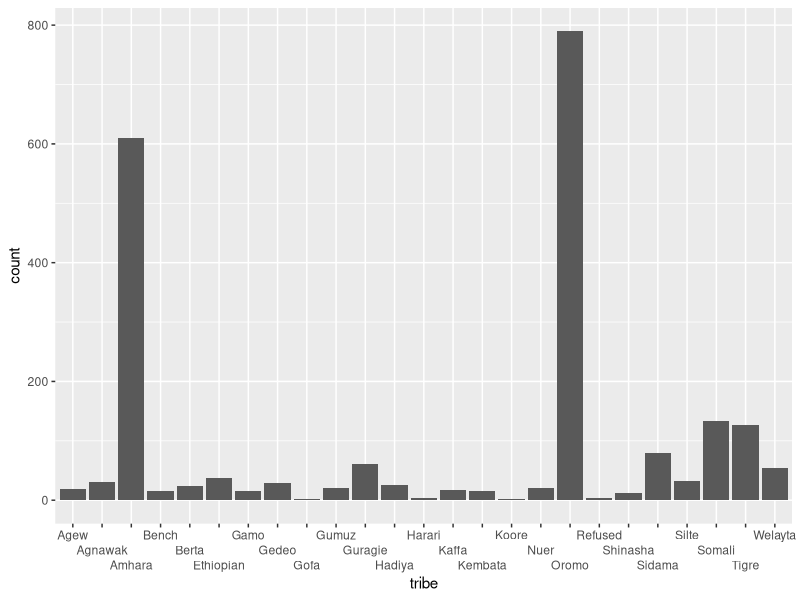
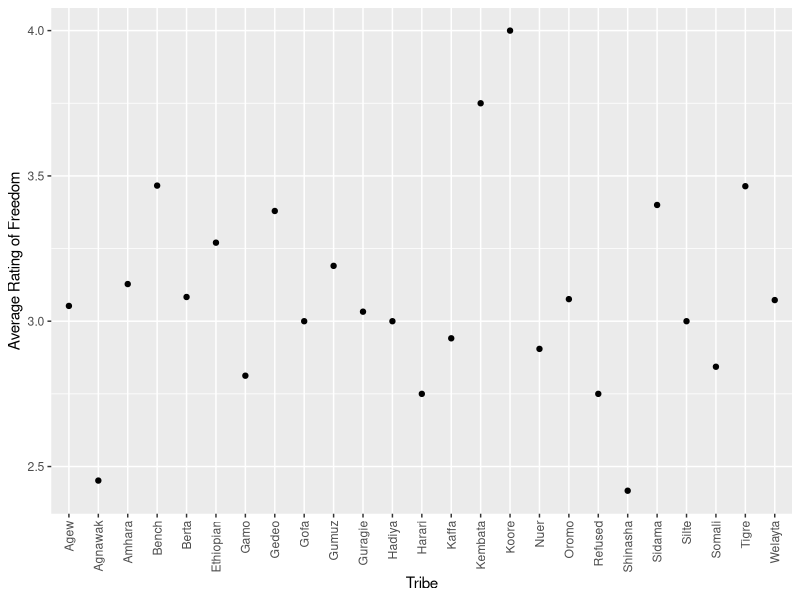
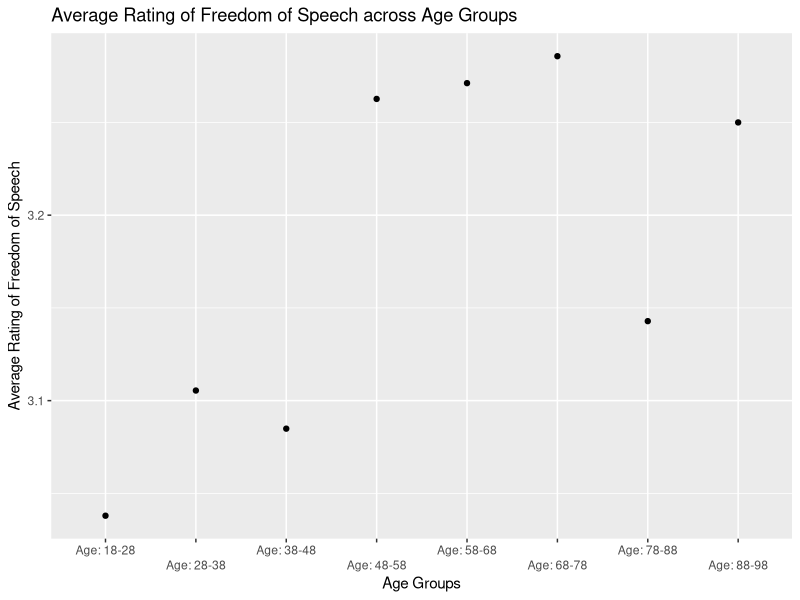

These charts were generated, in order, by the following R code:
## ---- chunk 1
library(tidyverse)
library(ggplot2)
library(haven)
library(broom)
## ---- chunk 2
data1 <- read_spss("data1ethiopia.sav")
data1
## ---- chunk 3
selected_data1 <- data1 |>
  select(RESPNO, Q10A,REGION, Q101, Q81, Q2, Q1, URBRUR, Q82C, Q82D, Q103, Q84C) |>
  rename( "Freedom"= "Q10A", "Gender" = "Q101", "Tribe" = "Q81", "Age" = "Q1", "Home_Language" = "Q2","Urban" = "URBRUR", "MTongueComfort" = "Q82C", "CulturalComfort" = "Q82D", "Interview_Language" = "Q103", "ethnic_discrimination" = "Q84C") |>
  
  mutate(Urban = case_when (Urban == 1 ~ "1", Urban == 2 ~ "0"),
         MotherTongue = if_else (MTongueComfort == 1, "Yes", "No"), 
         CulturalComfort = if_else (CulturalComfort == 1, "Yes", "No"),
         tribe = case_when(Tribe == 1340 ~ "Oromo",Tribe == 1341 ~ "Amhara", 
                           Tribe == 1342 ~ "Somali", Tribe == 1343 ~"Tigre", 
                           Tribe == 1344 ~ "Sidama", Tribe == 1345 ~ "Guragie", 
                           Tribe == 1346 ~ "Silte", Tribe == 1347 ~ "Welayta", 
                           Tribe == 1348 ~ "Hadiya", Tribe == 1349 ~"Kembata", 
                           Tribe == 1350 ~ "Gedeo", Tribe == 1351 ~ "Gamo", 
                           Tribe == 1352 ~ "Kaffa", Tribe == 1354 ~ "Harari",
                           Tribe == 1355 ~ "Agnawak", Tribe == 1356 ~ "Nuer", 
                           Tribe == 1357 ~ "Dinka", Tribe == 1358 ~ "MeJenge", 
                           Tribe == 1359 ~ "Shinasha", Tribe == 1360 ~ "Berta", 
                           Tribe == 1361 ~ "Agew", Tribe == 1362 ~ "Ari", 
                           Tribe == 1363 ~ "Bena Tsemay", Tribe == 1364 ~"Bench", 
                           Tribe == 1365 ~ "Gofa", Tribe == 1366 ~ "Gumuz", 
                           Tribe == 1367 ~ "Koore", Tribe == 9990 ~ "Ethiopian",
                           Tribe == 9998 ~ "Refused"),
         gender = case_when(Gender == 1 ~ "0", Gender == 2 ~ "1"),
         
         Home_Language = case_when(Home_Language == 1340 ~ "Oromiffa", Home_Language == 1341 ~ "Amharic", 
                                   Home_Language == 1342 ~ "Somaligna", Home_Language == 1343 ~"Tigrigna", 
                                   Home_Language == 1344 ~ "Sidamigna", Home_Language == 1345 ~ "Guragigna", 
                                   Home_Language == 1346 ~ "Silte", Home_Language == 1347 ~ "Welayitigna", 
                                   Home_Language == 1348 ~ "Hadiyagna", Home_Language == 1349 ~"Kembatigna", 
                                   Home_Language == 1350 ~ "Gedogna", Home_Language == 1351 ~ "Gamogna", 
                                   Home_Language == 1352 ~ "Kafficho", Home_Language == 1353 ~ "Afarigna" ,
                                   Home_Language == 1354 ~ "Adergigna (Harari)",
                                   Home_Language == 1355 ~ "Agnawakigna", Home_Language == 1356 ~ "Nuerigna", 
                                   Home_Language == 1357 ~ "Dinkagna", Home_Language == 1358 ~ "Mejengegna", 
                                   Home_Language == 1359 ~ "Shinashigna", Home_Language == 1360 ~ "Bertagan", 
                                   Home_Language == 1363 ~ "Agewigna", Home_Language == 1362 ~ "Bench", 
                                   Home_Language == 1361 ~ "Gumuz"),
         
         
         Interview_Language = case_when(Interview_Language == 1 ~ "English", Interview_Language == 1340 ~ "Oromiffa", 
                                        Interview_Language == 1341 ~ "Amharic", Interview_Language == 1342 ~ "Somaligna", 
                                        Interview_Language == 1343 ~ "Tigrigna"),
         
         age_group = case_when(Age >= 18 & Age <= 28  ~ "Age: 18-28",
                        Age >= 28 & Age <= 38 ~ "Age: 28-38",
                        Age >= 38 & Age <= 48 ~ "Age: 38-48",
                        Age >= 48 & Age <= 58 ~ "Age: 48-58",
                        Age >= 58 & Age <= 68 ~ "Age: 58-68",
                        Age >= 68 & Age <= 78 ~ "Age: 68-78",
                        Age >= 78 & Age <= 88 ~ "Age: 78-88",
                        Age >= 88 & Age <= 98 ~ "Age: 88-98"),
         ethnic_discrimination = case_when (ethnic_discrimination == 0 ~ "No", 
                                            ethnic_discrimination == 1 ~ "Yes", 
                                            ethnic_discrimination == 2 ~ "Yes",
                                            ethnic_discrimination == 3 ~ "Yes",
                                            ethnic_discrimination == -1 ~ "NA",
                                            ethnic_discrimination == 8 ~ "NA",
                                            ethnic_discrimination == 9 ~ "NA"))|>
  drop_na()

selected_data1 |>
  select(Freedom, REGION, Age, gender,tribe, Home_Language, Urban, MTongueComfort, CulturalComfort, Interview_Language, age_group, ethnic_discrimination)

## ---- chunk 4
tribecount<- selected_data1 |>
  ggplot(aes(x = tribe)) +
  geom_bar(stat = "count") +
  scale_x_discrete(guide = guide_axis(n.dodge=3))
tribecount


tribecount <- selected_data1 |>
  group_by(tribe) |>
  summarize(count = n())

knitr:: kable(tribecount)


## ---- chunk 5
mean_Freedom_by_tribe <-selected_data1 |>
  group_by(tribe)|>
  summarize(mean_Freedom = mean(Freedom))
mean_Freedom_by_tribe


knitr::kable(mean_Freedom_by_tribe, col.names = c("Tribe", "Average Rating of Freedom"))
## ---- chunk 6
mean_Freedom_by_tribe |>
  ggplot(aes(x = tribe, y = mean_Freedom)) +
  guides(x = guide_axis(angle = 90)) +
  labs (x = "Tribe", y = "Average Rating of Freedom") +
  geom_point()
mean_Freedom_by_tribe
## ---- chunk 7
oromo_urban <- selected_data1|>
  filter(tribe == "Oromo", Urban == 1) |>
  summarize(mean(Freedom))
knitr::kable(oromo_urban, col.names = "Average Rating of Freedom for Urban Oromos")
 
oromo_rural <- selected_data1|>
  filter(tribe == "Oromo", Urban == 0) |>
  summarize(mean(Freedom))
knitr::kable(oromo_rural, col.names = "Average Rating of Freedom for Rural Oromos")
## ---- chunk 8
amhara_urban <- selected_data1|>
  filter(tribe == "Amhara", Urban == 1) |>
  summarize(mean(Freedom))
knitr::kable(amhara_urban, col.names = "Average Rating of Freedom for Urban Amharas")
 
amhara_rural <- selected_data1|>
  filter(tribe == "Amhara", Urban == 0) |>
  summarize(mean(Freedom))
knitr::kable(amhara_rural, col.names = "Average Rating of Freedom for Rural Amharas")
## ---- chunk 9
tigre_urban <- selected_data1|>
  filter(tribe == "Tigre", Urban == 1) |>
  summarize(mean(Freedom))
knitr::kable(tigre_urban, col.names = "Average Rating of Freedom for Urban Tigres")
 
tigre_rural <- selected_data1|>
  filter(tribe == "Tigre", Urban == 0) |>
  summarize(mean(Freedom))
knitr::kable(tigre_rural, col.names = "Average Rating of Freedom for Rural Tigres")
## ---- chunk 10
somali_urban <- selected_data1|>
  filter(tribe == "Somali", Urban == 1) |>
  summarize(mean(Freedom))
knitr::kable(somali_urban, col.names = "Average Rating of Freedom for Urban Somalis")
 
somali_rural <- selected_data1|>
  filter(tribe == "Somali", Urban == 0) |>
  summarize(mean(Freedom))
knitr::kable(somali_rural, col.names = "Average Rating of Freedom for Rural Somalis")
## ---- chunk 11
agecount <- selected_data1 |>
  group_by(Age) |>
  summarize(count = n())
agecount
## ---- chunk 12
age_rating <- selected_data1 |>
  group_by(Age) |>
  summarize("Average Rating of Freedom of Speech" = mean(Freedom))
age_rating
## ---- chunk 13
age_effect <-selected_data1 |>
  group_by(age_group)|>
  summarize(mean_freedom= mean(Freedom, na.rm = TRUE)) |>
  ggplot(mapping = aes (x = age_group, y = mean_freedom, na.rm = TRUE)) +
  geom_point() +
  geom_smooth(method = "lm") +
  labs(x = "Age Groups", y = "Average Rating of Freedom of Speech", title = "Average Rating of Freedom of Speech across Age Groups" ) +
  scale_x_discrete(guide = guide_axis(n.dodge=2))
age_effect

## ---- chunk 14
language__match <- selected_data1 |>
  mutate(languagematch = if_else(Home_Language == Interview_Language, "1", "0", missing = NULL))
language__match

language_match <- language__match |>
  filter(languagematch == 1)|>
  summarize("average rating of freedom when languages did match" = mean(Freedom)) 
language_match

language_match <- language__match |>
  filter(languagematch == 0)|>
  summarize("average rating of freedom when languages didnt match" = mean(Freedom)) 
language_match

language_match_urban <- language__match |>
  filter(languagematch == 1, Urban == "Urban")|>
  summarize("average rating of freedom when languages did match and urban" = mean(Freedom)) 
language_match_urban

language_nomatch_urban <- language__match |>
  filter(languagematch == 0, Urban == "Urban")|>
  summarize("average rating of freedom when languages did not match and urban" = mean(Freedom)) 
language_nomatch_urban

language_match_rural <- language__match |>
  filter(languagematch == 1, Urban == "Rural")|>
  summarize("average rating of freedom when languages did match and rural" = mean(Freedom)) 
language_match_rural

language_nomatch_rural <- language__match |>
  filter(languagematch == 0, Urban == "Rural")|>
  summarize("average rating of freedom when languages did not match and rural" = mean(Freedom)) 
language_nomatch_rural

## ---- chunk 15
fit <- lm(Freedom ~ gender, data = selected_data1)
  summary(fit)

## ---- chunk 16
fit_1 <- lm(Freedom ~ Age, data = selected_data1)
  summary(fit_1)
## ---- chunk 17
fit_2 <- lm(Freedom ~ Age + gender + Urban, data = selected_data1)
  summary(fit_2)
## ---- chunk 18
fit_3 <- lm(Freedom ~ tribe, data = selected_data1)
  summary(fit_3)
## ---- chunk 19
subset_final_data <- selected_data1 |>
  filter(tribe %in% c("Amhara", "Oromo", "Tigre", "Somali"))
subset_final_data
## ---- chunk 20
test_subset_fit <- lm(Freedom ~ tribe, data = subset_final_data)
  summary(test_subset_fit)
## ---- chunk 21
test_subset_fit <- lm(Freedom ~ Urban + Age + tribe, data = subset_final_data)
  summary(test_subset_fit)
## ---- chunk 22
test_fit <- lm (Freedom ~ Urban + Age + tribe, data = selected_data1)
  summary(test_fit)
